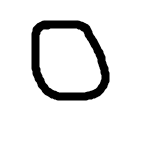
%> input picture data/datasets/custom/0/0_3.png, 150 x 150 px; its folder holds 3 pictures in this run
$ octave ScriptBaseModel.m   (GNU Octave 9; MATLAB toolbox functions it lacks are replaced by stand-ins)
%> lines starting %> are read from the running program, lines starting %| are printed output that depends on the picture; in (x1, y1, x2, y2) boxes, pixels count from 0 and x2, y2 are one past the last pixel; in counts of white or black regions, pixels touching at a corner belong together; the program's own positions count from 1
clc
% NOTA:
% Link para o resultado dos testes
% https://docs.google.com/spreadsheets/d/1rKe6r9gZoh5qDY_HqCpaInfHkUEMWdhi6f2axzcQZGw/edit?usp=sharing

% Path to the data folder
dataDir = fullfile('data', 'datasets', 'start');

% Load the training data
categories = {'0','1','2','3','4','5','6','7','8','9','add','sub','mul','div'};
imds = imageDatastore(fullfile(dataDir, categories), 'LabelSource', 'foldernames');

% Get the number of files and categories
numFiles = numel(imds.Files);
numCategories = numel(categories);

% Create a matrix of zeros
outputMatrix = zeros(numCategories, numFiles);

% Fill the matrix with the targets
for i = 1:numFiles
    [~, target] = fileparts(fileparts(imds.Files{i}));
    targetIndex = find(strcmp(categories, target));
    outputMatrix(targetIndex, i) = 1;
end

% Transform the images into vertical binary vectors
imageSize = 25;
inputBinaryImages = zeros(imageSize * imageSize, numFiles);
for i = 1:numFiles
    fileDir = imds.Files{i};
    img = imread(fileDir);
%> img is the input picture: size 150x150x3 uint8; min 0, max 255, mean 232.8

    % Convert to GREY if the image is RGB
    if size(img, 3) == 3
        greyImg = rgb2gray(img);
    else
        greyImg = img;
    end

    % Resize the image to the desired size
    resizedImg = imresize(greyImg, [imageSize imageSize]);
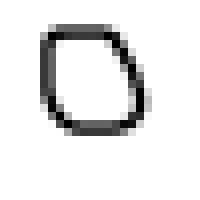
%> resizedImg: size 25x25 uint8 (shown 8 times larger); min 0, max 255, mean 232

    % Convert the resized image to binary
    binaryImg = imbinarize(resizedImg);
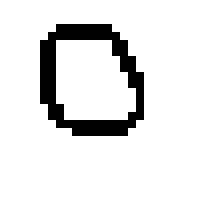
%> binaryImg: size 25x25 logical (shown 8 times larger); 88.8% white; black in thin lines or dots, all inside (x1, y1, x2, y2) = (5, 3, 18, 17)

    % Convert the binaryImg to a column vector
    binaryColumn = binaryImg(:);
%> binaryColumn = 625 logical values, 555 true

    % Add the image to the matrix
    inputBinaryImages(:, i) = binaryColumn;
end
%> pass 2 of the loop `for i = 1:numFiles`:
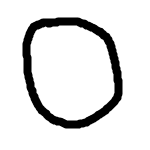
%> input picture data/datasets/custom/0/0_4.png, 150 x 150 px
%> img is the input picture: size 150x150x3 uint8; min 0, max 255, mean 225.3
%> `resizedImg = imresize(greyImg, [imageSize imageSize]);`:
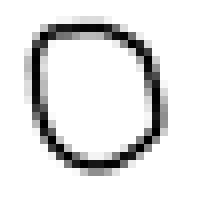
%> resizedImg: size 25x25 uint8 (shown 8 times larger); min 0, max 255, mean 224.3
%> `binaryImg = imbinarize(resizedImg);`:
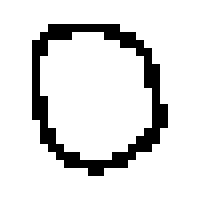
%> binaryImg: size 25x25 logical (shown 8 times larger); 86.7% white; black in thin lines or dots, all inside (x1, y1, x2, y2) = (4, 3, 21, 22)
%> binaryColumn = 625 logical values, 542 true
%> pass 3 of the loop `for i = 1:numFiles`:
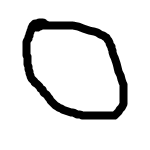
%> input picture data/datasets/custom/0/1.png, 150 x 150 px
%> img is the input picture: size 150x150x3 uint8; min 0, max 255, mean 225.9
%> `resizedImg = imresize(greyImg, [imageSize imageSize]);`:
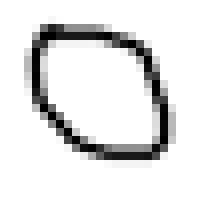
%> resizedImg: size 25x25 uint8 (shown 8 times larger); min 0, max 255, mean 225
%> `binaryImg = imbinarize(resizedImg);`:
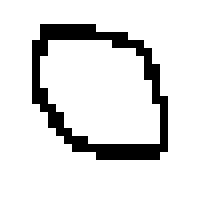
%> binaryImg: size 25x25 logical (shown 8 times larger); 87% white; black in thin lines or dots, all inside (x1, y1, x2, y2) = (4, 3, 21, 20)
%> binaryColumn = 625 logical values, 544 true
%> the loop made 4 passes; the first 3 are shown

disp("Total number of columns (images) in the input matrix: " + size(inputBinaryImages, 2));
disp("Total number of lines (images) in the input: " + size(inputBinaryImages, 1));

%> (the run ends here)
